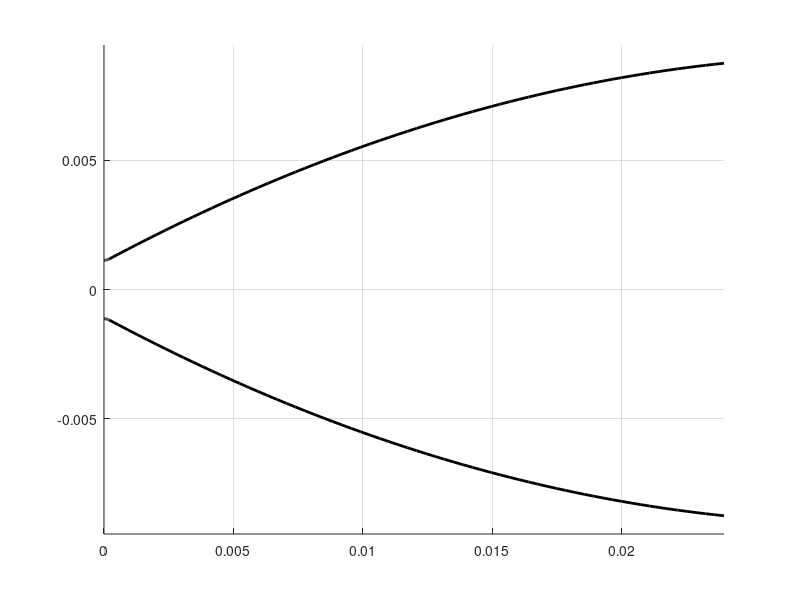

Write the MATLAB code that produced this figure. (Note: this script raises an error after producing the figure.)
% Nozzle Contour Generation - Method 1: Rao's Parabolic Approximation
%
% Summary of Logic:
% This script generates a 2D nozzle contour using the standard Rao Parabolic Approximation method.
% 1. It calculates the necessary nozzle parameters (Area Ratio, Throat Radius Rt, Exit Radius Re)
%    based on the given inputs (Thrust, Pressure, Temperature, Gamma).
% 2. It defines the nozzle geometry in three sections:
%    - Convergent Section: A circular arc leading to the throat.
%    - Throat Section: A circular arc downstream of the throat (radius 0.382 * Rt).
%    - Divergent Bell Section: A parabola fitting between the throat section end and the exit radius.
%      The parabola is defined by the initial wall angle (theta_n) and the exit wall angle (theta_e).
% 3. The script solves for the parabolic coefficients and generates coordinate points.
% 4. Finally, it plots the full 2D contour and outputs the coordinates to the command window.

clear; clc; close all;

% --- Inputs & Constants ---
F_ideal = 12; % Newtons
P_c_low = 5e5; % Pa
P_c_high = 20e5; % Pa
Pc_array = linspace(P_c_low,P_c_high,1000);
t_r = 0.005; % seconds
T_c = 1222; % K
MW = 0.022560; % kg/mol
R = 8.314/MW; % J/kg
g = 9.806; % m/s^2
gamma    = 1.25;

% --- Derived Parameters ---
term = (2/(gamma+1))^((gamma+1)/(2*(gamma-1)));
C_star = sqrt(R*T_c) / ( sqrt(gamma) * term );

% Design Point Selection (Using target values from original code)
A_ratio_target = 60;
A_t_target = 4e-6; % m^2

% Calculate Exit Radius
Rt = sqrt(A_t_target/pi);
Re = sqrt(A_ratio_target) * Rt;

% --- Rao Nozzle Geometry Parameters ---
% Standard parabolic bell nozzle parameters (approximate optimum)
% Length of nozzle: often defined as percentage of a 15-degree conical nozzle
% L_cone_15 = (Re - Rt) / tan(deg2rad(15));
% L_nozzle = 0.8 * L_cone_15; % 80% bell nozzle

theta_n = 28 * (pi/180); % Initial parabola angle (inflection point angle), typical 20-30 deg
theta_e = 6 * (pi/180);  % Exit angle, typical 2-8 deg

% Coordinate System: Throat is at (0, Rt)
% Throat Downstream Arc: Radius Rw = 0.382 * Rt (Standard)
Rw = 0.382 * Rt;

% End of Throat Arc (Inflection Point N)
x_n = Rw * sin(theta_n);
y_n = Rt + Rw * (1 - cos(theta_n));

% Length of Bell (L)
% We can determine L based on fitting a parabola y = ax^2 + bx + c
% Constraints:
% 1. At x = x_n, y = y_n
% 2. At x = x_n, dy/dx = tan(theta_n)
% 3. At x = L, y = Re
% 4. At x = L, dy/dx = tan(theta_e)
% This is an over-constrained system for a simple quadratic parabola if L is fixed.
% Standard Rao method actually constructs the parabola based on these boundary conditions to FIND L.
% Parabola: x(y) or y(x). Usually y(x) = a*x^2 + b*x + c is used.
% Let's use coordinate transformation so x_n is 0 for the parabola segment.
% y = a*x'^2 + b*x' + c  where x' = x - x_n.
% At x'=0 (Inflection): y = y_n, dy/dx' = tan(theta_n)
%   -> c = y_n
%   -> b = tan(theta_n)
% At x'=Ln (Exit): y = Re, dy/dx' = tan(theta_e)
%   -> Re = a*Ln^2 + b*Ln + c
%   -> tan(theta_e) = 2*a*Ln + b
% Solve for a and Ln.
% From (2): a = (tan(theta_e) - b) / (2*Ln)
% Subst into (1): Re = [(tan(theta_e) - b)/(2*Ln)] * Ln^2 + b*Ln + c
% Re = (tan(theta_e) - b)*Ln/2 + b*Ln + c
% Re - c = Ln/2 * (tan(theta_e) - b + 2*b)
% Re - y_n = Ln/2 * (tan(theta_e) + tan(theta_n))
% Ln = 2 * (Re - y_n) / (tan(theta_e) + tan(theta_n))
% a = (tan(theta_e) - tan(theta_n)) / (2*Ln)

Ln = 2 * (Re - y_n) / (tan(theta_e) + tan(theta_n));
a  = (tan(theta_e) - tan(theta_n)) / (2*Ln);
b  = tan(theta_n);
c  = y_n;

% --- Generate Points ---
N_points = 100;

% 1. Throat Arc Section
theta_arc = linspace(0, theta_n, round(N_points/3));
x_arc = Rw * sin(theta_arc);
y_arc = Rt + Rw * (1 - cos(theta_arc));

% 2. Bell Parabola Section
x_par_local = linspace(0, Ln, round(2*N_points/3));
x_bell = x_n + x_par_local;
y_bell = a * x_par_local.^2 + b * x_par_local + c;

% Combine
x_nozzle = [x_arc, x_bell];
y_nozzle = [y_arc, y_bell];

% --- Output ---
fprintf('Method 1: Rao Parabolic Approximation\n');
fprintf('Expansion Ratio: %.2f\n', A_ratio_target);
fprintf('Nozzle Length:   %.4f m\n', x_nozzle(end));
fprintf('Exit Radius:     %.4f m\n', y_nozzle(end));
fprintf('Wall Coordinates (x, y):\n');
for i = 1:10:length(x_nozzle) % Print sparse sample
    fprintf('%.6f, %.6f\n', x_nozzle(i), y_nozzle(i));
end

% --- Plotting ---
figure('Name', 'Method 1: Rao Parabolic');
hold on; axis equal; grid on;
% Upper Wall
plot(x_nozzle, y_nozzle, 'k-', 'LineWidth', 2);
% Lower Wall
plot(x_nozzle, -y_nozzle, 'k-', 'LineWidth', 2);
% Axis
yline(0, 'k-.');
% Inlet/Throat line
xline(0, 'k--');
% Fill
fill([x_nozzle, fliplr(x_nozzle)], [y_nozzle, -fliplr(y_nozzle)], [0.9 0.9 1.0], 'EdgeColor', 'none');
% Re-plot contour
plot(x_nozzle, y_nozzle, 'k-', 'LineWidth', 2);
plot(x_nozzle, -y_nozzle, 'k-', 'LineWidth', 2);

xlabel('Axial Position x (m)');
ylabel('Radius r (m)');
title('Nozzle Contour - Rao Parabolic Approximation');
xlim([-0.1*x_nozzle(end), 1.1*x_nozzle(end)]);
ylim([-1.5*Re, 1.5*Re]);
